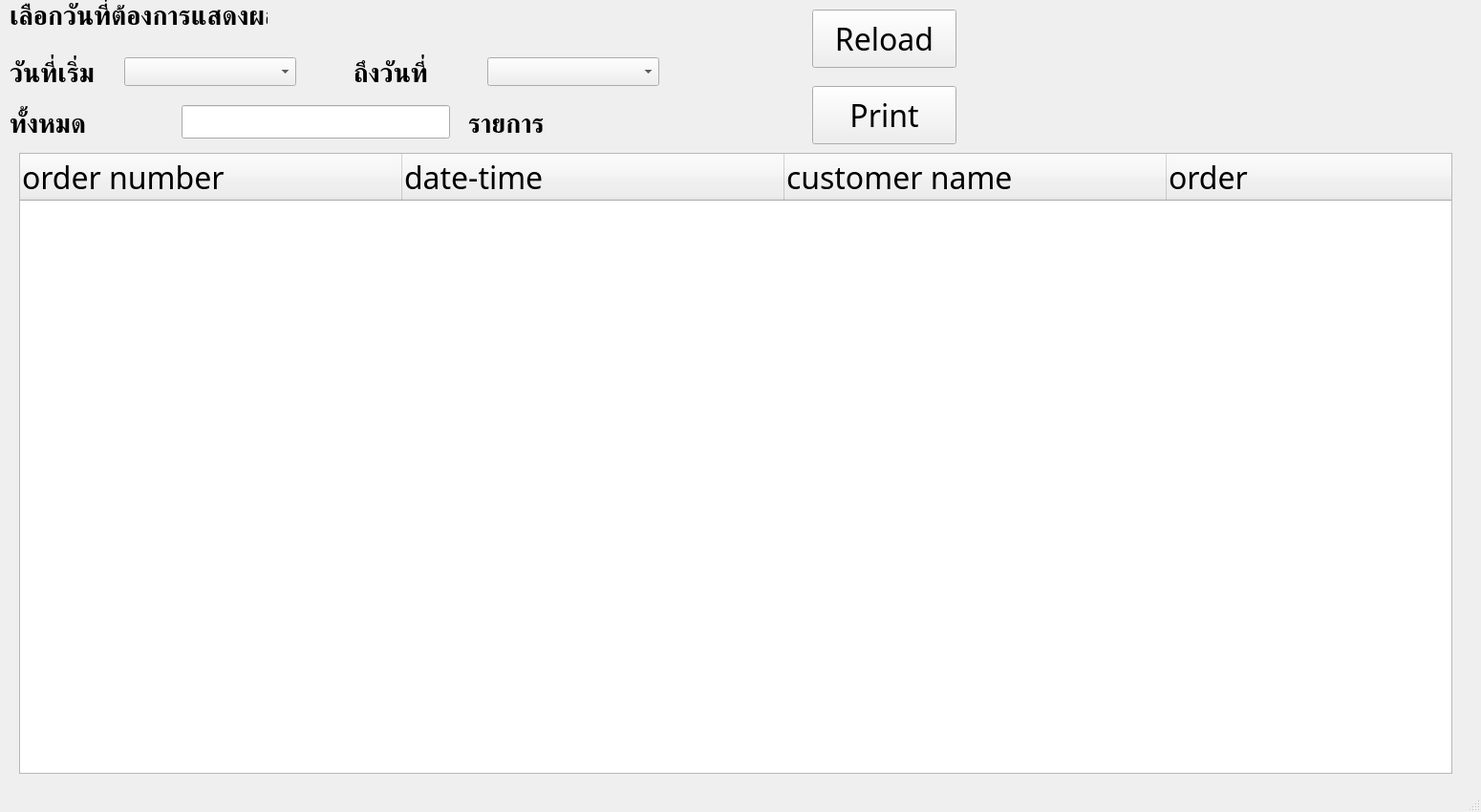
<?xml version="1.0" encoding="UTF-8"?>
<ui version="4.0">
 <class>Billing</class>
 <widget class="QMainWindow" name="Billing">
  <property name="geometry">
   <rect>
    <x>0</x>
    <y>0</y>
    <width>1550</width>
    <height>850</height>
   </rect>
  </property>
  <property name="minimumSize">
   <size>
    <width>1550</width>
    <height>850</height>
   </size>
  </property>
  <property name="maximumSize">
   <size>
    <width>1550</width>
    <height>850</height>
   </size>
  </property>
  <property name="windowTitle">
   <string>Billing</string>
  </property>
  <widget class="QWidget" name="centralwidget">
   <widget class="QTreeWidget" name="billing_treeWidget">
    <property name="geometry">
     <rect>
      <x>20</x>
      <y>160</y>
      <width>1500</width>
      <height>650</height>
     </rect>
    </property>
    <property name="minimumSize">
     <size>
      <width>1500</width>
      <height>650</height>
     </size>
    </property>
    <property name="maximumSize">
     <size>
      <width>1500</width>
      <height>650</height>
     </size>
    </property>
    <property name="font">
     <font>
      <family>TH Niramit AS</family>
      <pointsize>24</pointsize>
     </font>
    </property>
    <attribute name="headerDefaultSectionSize">
     <number>400</number>
    </attribute>
    <column>
     <property name="text">
      <string>order number</string>
     </property>
    </column>
    <column>
     <property name="text">
      <string>date-time</string>
     </property>
    </column>
    <column>
     <property name="text">
      <string>customer name</string>
     </property>
    </column>
    <column>
     <property name="text">
      <string>order</string>
     </property>
    </column>
   </widget>
   <widget class="QPushButton" name="print_pushButton">
    <property name="geometry">
     <rect>
      <x>850</x>
      <y>90</y>
      <width>151</width>
      <height>61</height>
     </rect>
    </property>
    <property name="font">
     <font>
      <family>TH Niramit AS</family>
      <pointsize>24</pointsize>
     </font>
    </property>
    <property name="text">
     <string>Print</string>
    </property>
   </widget>
   <widget class="QPushButton" name="reload_pushButton">
    <property name="geometry">
     <rect>
      <x>850</x>
      <y>10</y>
      <width>151</width>
      <height>61</height>
     </rect>
    </property>
    <property name="font">
     <font>
      <family>TH Niramit AS</family>
      <pointsize>24</pointsize>
     </font>
    </property>
    <property name="text">
     <string>Reload</string>
    </property>
   </widget>
   <widget class="QLabel" name="start_date_label">
    <property name="geometry">
     <rect>
      <x>10</x>
      <y>50</y>
      <width>91</width>
      <height>55</height>
     </rect>
    </property>
    <property name="font">
     <font>
      <family>TH Niramit AS</family>
      <pointsize>20</pointsize>
      <bold>true</bold>
     </font>
    </property>
    <property name="text">
     <string>วันที่เริ่ม</string>
    </property>
   </widget>
   <widget class="QComboBox" name="end_date_comboBox">
    <property name="geometry">
     <rect>
      <x>510</x>
      <y>60</y>
      <width>180</width>
      <height>30</height>
     </rect>
    </property>
   </widget>
   <widget class="QComboBox" name="start_date_comboBox">
    <property name="geometry">
     <rect>
      <x>130</x>
      <y>60</y>
      <width>180</width>
      <height>30</height>
     </rect>
    </property>
   </widget>
   <widget class="QLabel" name="end_date_label">
    <property name="geometry">
     <rect>
      <x>370</x>
      <y>50</y>
      <width>85</width>
      <height>55</height>
     </rect>
    </property>
    <property name="font">
     <font>
      <family>TH Niramit AS</family>
      <pointsize>20</pointsize>
      <bold>true</bold>
     </font>
    </property>
    <property name="text">
     <string>ถึงวันที่</string>
    </property>
   </widget>
   <widget class="QLabel" name="select_date_label">
    <property name="geometry">
     <rect>
      <x>10</x>
      <y>-10</y>
      <width>270</width>
      <height>55</height>
     </rect>
    </property>
    <property name="font">
     <font>
      <family>TH Niramit AS</family>
      <pointsize>20</pointsize>
      <bold>true</bold>
     </font>
    </property>
    <property name="text">
     <string>เลือกวันที่ต้องการแสดงผล</string>
    </property>
   </widget>
   <widget class="QLineEdit" name="show_value_lineEdit">
    <property name="geometry">
     <rect>
      <x>190</x>
      <y>110</y>
      <width>281</width>
      <height>35</height>
     </rect>
    </property>
    <property name="font">
     <font>
      <family>TH Niramit AS</family>
      <pointsize>20</pointsize>
      <bold>true</bold>
     </font>
    </property>
    <property name="alignment">
     <set>Qt::AlignmentFlag::AlignCenter</set>
    </property>
   </widget>
   <widget class="QLabel" name="show_value_list_label">
    <property name="geometry">
     <rect>
      <x>490</x>
      <y>100</y>
      <width>81</width>
      <height>61</height>
     </rect>
    </property>
    <property name="font">
     <font>
      <family>TH Niramit AS</family>
      <pointsize>20</pointsize>
      <bold>true</bold>
     </font>
    </property>
    <property name="text">
     <string>รายการ</string>
    </property>
   </widget>
   <widget class="QLabel" name="show_value_label">
    <property name="geometry">
     <rect>
      <x>10</x>
      <y>100</y>
      <width>151</width>
      <height>61</height>
     </rect>
    </property>
    <property name="font">
     <font>
      <family>TH Niramit AS</family>
      <pointsize>20</pointsize>
      <bold>true</bold>
     </font>
    </property>
    <property name="text">
     <string>ทั้งหมด</string>
    </property>
   </widget>
  </widget>
  <widget class="QStatusBar" name="statusbar"/>
 </widget>
 <resources/>
 <connections/>
</ui>
